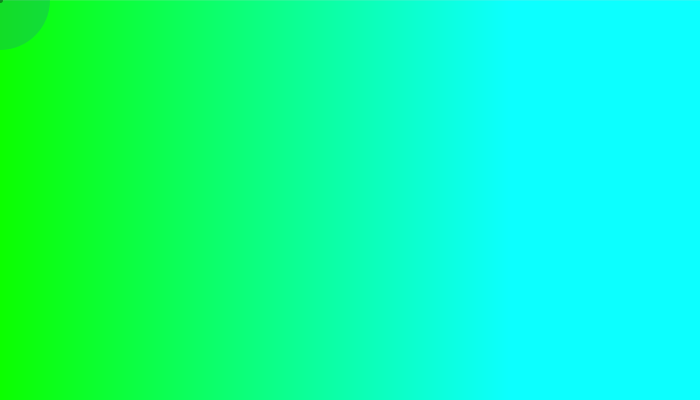
Frame 1 (no input)
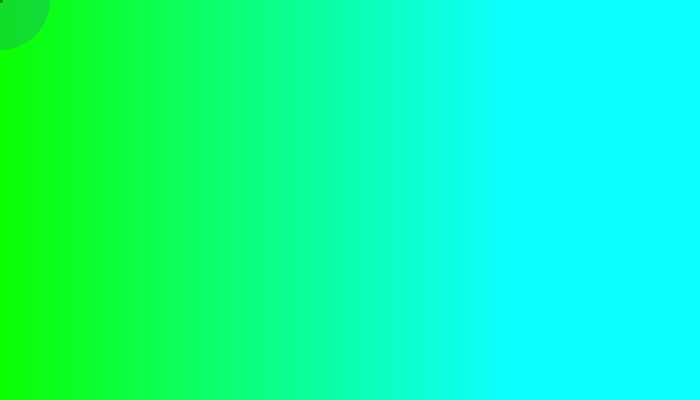
Frame 60 (the mouse pressed at the canvas centre just before this capture)
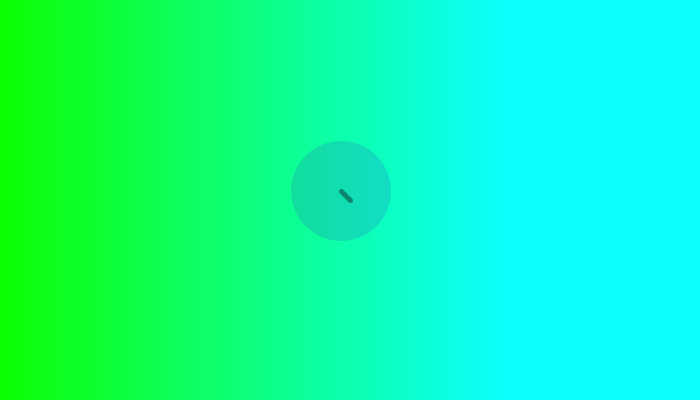
Frame 120 (the mouse held since frame 60 and released just before this capture)

The Processing sketch that drew these frames (run headless with seeded random() and noise(); from frame 60 on, the mouse is pressed at the canvas centre):

// Processing sketch: processing_35875
// ── processing_35875.pde

int followX = 0;
int followY = 0;
int reps =0;

void setup() {
  size(700, 400);
  smooth();
}



void draw() {


  for (reps = 0; reps<width;reps++) {
    stroke(12, 255, reps/2);  
    line(reps, 0, reps, height);
  }
  
  followX=followX+(mouseX-followX)/10;
  followY=followY+(mouseY-followY)/10;
  
  fill(40, 80, 200, 50);
  noStroke();
  ellipse(followX, followY, 100, 100);
  stroke(0, 100);
  strokeWeight(5);
  line(mouseX, mouseY, followX, followY);
}
